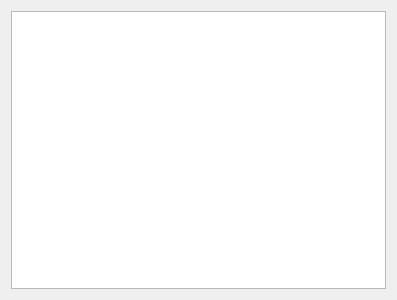
<?xml version="1.0" encoding="UTF-8"?>
<ui version="4.0">
 <class>ResourceSubEditorWidget</class>
 <widget class="QWidget" name="ResourceSubEditorWidget">
  <property name="geometry">
   <rect>
    <x>0</x>
    <y>0</y>
    <width>397</width>
    <height>300</height>
   </rect>
  </property>
  <property name="windowTitle">
   <string>Form</string>
  </property>
  <layout class="QVBoxLayout" name="verticalLayout">
   <item>
    <widget class="QTreeView" name="ResourcesTreeView"/>
   </item>
  </layout>
 </widget>
 <resources/>
 <connections/>
</ui>
